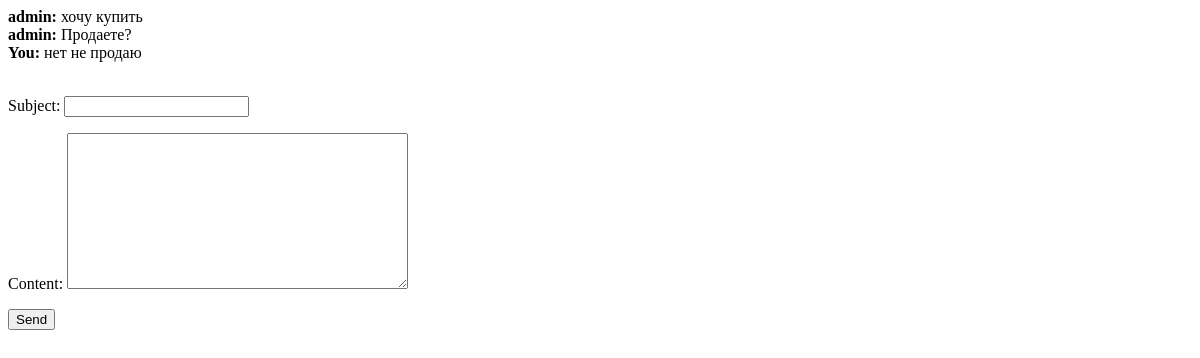
The app's page /compose/1/ (signed in), older data.
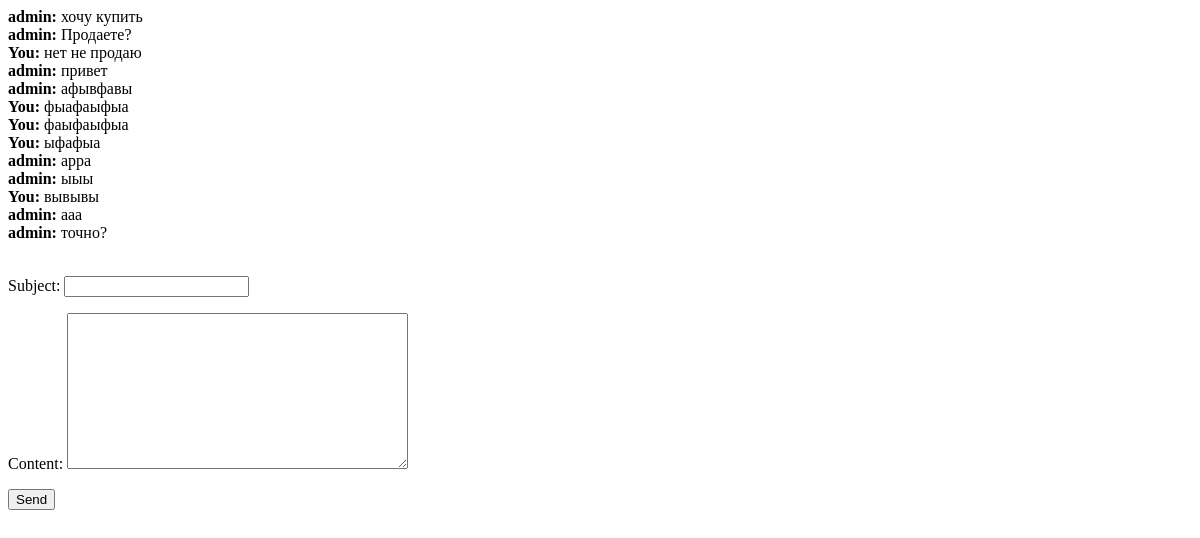
The same page, newer data.
### main/models.py (models this page shows, shortened)
class Message(models.Model):
    sender = models.ForeignKey(User, on_delete=models.CASCADE, related_name='sent_messages')
    recipient = models.ForeignKey(User, on_delete=models.CASCADE, related_name='received_messages')
    subject = models.CharField(max_length=200)
    content = models.TextField()
    created_at = models.DateTimeField(auto_now_add=True)
    is_read = models.BooleanField(default=False)

### main/views.py (the view)
# urls.py: path('compose/<int:user_id>/', views.compose_message, name='compose_message'),
def compose_message(request, user_id):
    recipient = get_object_or_404(User, id=user_id)
    if request.method == 'POST':
        form = MessageForm(request.POST)
        if form.is_valid():
            message = form.save(commit=False)
            message.sender = request.user
            message.recipient = recipient
            message.save()
            form = MessageForm()
    else:
        form = MessageForm()
    messages = Message.objects.filter(
        sender__in=[request.user, recipient],
        recipient__in=[request.user, recipient]
    ).order_by('created_at')
    return render(request, 'main/compose.html', {'form': form, 'messages': messages, 'recipient': recipient})

### main/forms.py
class MessageForm(forms.ModelForm):
    class Meta:
        model = Message
        fields = ['subject', 'content']

### main/templates/main/compose.html (shortened to what this page needs)
<!DOCTYPE html>
<html lang="en">
<head>
</head>
<body>
{% for message in messages %}
    <strong>{% if message.sender == request.user %}You{% else %}{{ message.sender.username }}{% endif %}: </strong>{{ message.content }}<br>
{% endfor %}
<br>
<form method="post">
    {{ form.as_p }}
    <button type="submit">Send</button>
</form>
</body>
</html>

Row changes from the older to the newer data that the page shows:
added Message: sender.username "admin", content "привет"
added Message: sender.username "admin", content "афывфавы"
added Message: shows "You", content "фыафаыфыа"
added Message: shows "You", content "фаыфаыфыа"
added Message: shows "You", content "ыфафыа"
added Message: sender.username "admin", content "арра"
added Message: sender.username "admin", content "ыыы"
added Message: shows "You", content "вывывы"
added Message: sender.username "admin", content "ааа"
added Message: sender.username "admin", content "точно?"
